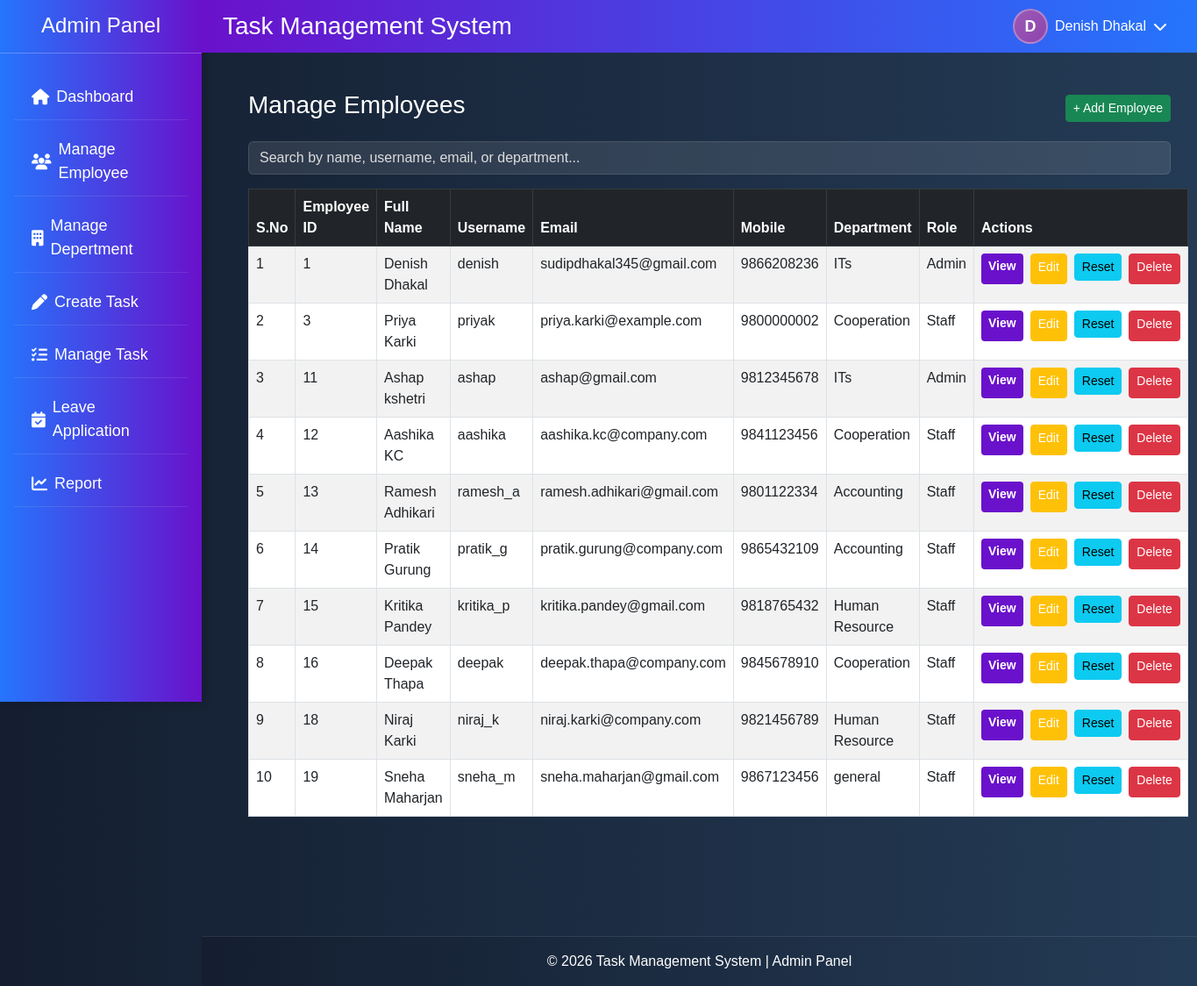
/admin/employee/manage_employee.php (signed in), run on the app's committed database.
### tables this page shows
CREATE TABLE `users` (
  `users_id` int(11) NOT NULL,
  `profile_photo` varchar(255) DEFAULT 'default.png',
  `fullname` varchar(100) DEFAULT NULL,
  `username` varchar(100) DEFAULT NULL,
  `email` varchar(100) DEFAULT NULL,
  `mobile` varchar(15) DEFAULT NULL,
  `password` varchar(255) DEFAULT NULL,
  `role` enum('admin','staff') NOT NULL DEFAULT 'staff',
  `created_at` datetime DEFAULT NULL,
  `last_login` datetime DEFAULT NULL
);

CREATE TABLE `department` (
  `department_id` int(11) NOT NULL,
  `department_name` varchar(100) DEFAULT NULL
);

### admin/employee/manage_employee.php (the view, shortened to what this page needs)
<div class="manage_employee">
  <div class="d-flex justify-content-between align-items-center mb-3">
    <h3>Manage Employees</h3>
    <a href="add_employee.php" class="btn btn-sm btn-success text-white">+ Add Employee</a>
  </div>
  <div class="mb-3">
    <input type="text" id="searchInput" class="form-control" placeholder="Search by name, username, email, or department...">
  </div>
  <table class="table table-bordered table-striped table-hover" id="employee_table">
    <thead class="table-dark">
      <tr>
        <th>S.No</th>
        <th>Employee ID</th>
        <th>Full Name</th>
        <th>Username</th>
        <th>Email</th>
        <th>Mobile</th>
        <th>Department</th>
        <th>Role</th>
        <th>Actions</th>
      </tr>
    </thead>
    <tbody>
      <?php
      $sno = 1;
      $query = "
        SELECT u.users_id, u.fullname, u.username, u.email, u.mobile,
               d.department_name, u.role
        FROM users u
        LEFT JOIN employee_department ed ON u.users_id = ed.users_id
        LEFT JOIN department d ON ed.department_id = d.department_id
        ORDER BY u.users_id ASC
      ";
      $query_run = mysqli_query($conn, $query);
      if ($query_run && mysqli_num_rows($query_run) > 0) {
          while ($row = mysqli_fetch_assoc($query_run)) {
      ?>
            <tr>
              <td><?php echo $sno++; ?></td>
              <td><?php echo $row['users_id']; ?></td>
              <td><?php echo $row['fullname']; ?></td>
              <td><?php echo $row['username']; ?></td>
              <td><?php echo $row['email']; ?></td>
              <td><?php echo $row['mobile']; ?></td>
              <td><?php echo $row['department_name'] ?? 'N/A'; ?></td>
              <td><?php echo ucfirst($row['role']); ?></td>
              <td>
  <div class="d-flex">
    <a href="view_employee.php?id=<?php echo $row['users_id']; ?>"
       class="btn btn-sm btn-primary me-2 text-white text-decoration-none">
       View
    </a>
    <a href="edit_employee.php?id=<?php echo $row['users_id']; ?>"
       class="btn btn-sm btn-warning me-2 text-white text-decoration-none">
       Edit
    </a>
    <a href="reset_password.php?id=<?php echo $row['users_id']; ?>" class="btn btn-sm btn-info mb-1 me-2">Reset</a>
    <a href="delete_employee.php?id=<?php echo $row['users_id']; ?>"
       class="btn btn-sm btn-danger text-white text-decoration-none"
       onclick="return confirm('Are you sure you want to delete <?php echo addslashes($row['username']); ?>?');">
       Delete
    </a>
  </div>
</td>
            </tr>
      <?php
          }
      } else {
          echo '<tr><td colspan="10" class="text-center text-danger">No employees found.</td></tr>';
      }
      ?>
    </tbody>
  </table>
</div>

### assets/css/style.css (style rules this page uses)
html, body { height: 100%; margin: 0; padding: 0; }
body { display: flex; flex-direction: column; min-height: 100vh; padding: 0; font-family: Arial, sans-serif; background: linear-gradient(to right, #141e30, #243b55); color: white; position: relative; }
.manage_employee, .manage_task, .leave_application, .manage_department, .content-wrapper { flex: 1 0 auto; min-height: 0; }
.form-control { background-color: rgba(255, 255, 255, 0.1); border: none; color: white; }
.form-control::placeholder { color: rgb(199, 195, 195); }
.form-control, .form-select { background-color: rgba(255, 255, 255, 0.1); color: white; border: 1px solid rgba(255, 255, 255, 0.2); }
.form-control::placeholder, .form-select option { color: #ddd; }
.btn-primary { background-color: #6a11cb; border: none; font-weight: bold; }
.manage_employee { width: 80vw; margin-top: 83px; margin-left: 263px; padding: 20px; padding-bottom: 120px; }

### data on the page
users: users_id "1", fullname "Denish Dhakal", username "denish", email "sudipdhakal345@gmail.com", mobile "9866208236", department.department_name "ITs", role "Admin"
users: users_id "3", fullname "Priya Karki", username "priyak", email "priya.karki@example.com", mobile "9800000002", department.department_name "Cooperation", role "Staff"
users: users_id "11", fullname "Ashap kshetri", username "ashap", email "ashap@gmail.com", mobile "9812345678", department.department_name "ITs", role "Admin"
users: users_id "12", fullname "Aashika KC", username "aashika", email "aashika.kc@company.com", mobile "9841123456", department.department_name "Cooperation", role "Staff"
users: users_id "13", fullname "Ramesh Adhikari", username "ramesh_a", email "ramesh.adhikari@gmail.com", mobile "9801122334", department.department_name "Accounting", role "Staff"
users: users_id "14", fullname "Pratik Gurung", username "pratik_g", email "pratik.gurung@company.com", mobile "9865432109", department.department_name "Accounting", role "Staff"
users: users_id "15", fullname "Kritika Pandey", username "kritika_p", email "kritika.pandey@gmail.com", mobile "9818765432", department.department_name "Human Resource", role "Staff"
users: users_id "16", fullname "Deepak Thapa", username "deepak", email "deepak.thapa@company.com", mobile "9845678910", department.department_name "Cooperation", role "Staff"
users: users_id "18", fullname "Niraj Karki", username "niraj_k", email "niraj.karki@company.com", mobile "9821456789", department.department_name "Human Resource", role "Staff"
users: users_id "19", fullname "Sneha Maharjan", username "sneha_m", email "sneha.maharjan@gmail.com", mobile "9867123456", department.department_name "general", role "Staff"

### other printed values
$firstLetter "D"
$loggedInName "Denish Dhakal"
